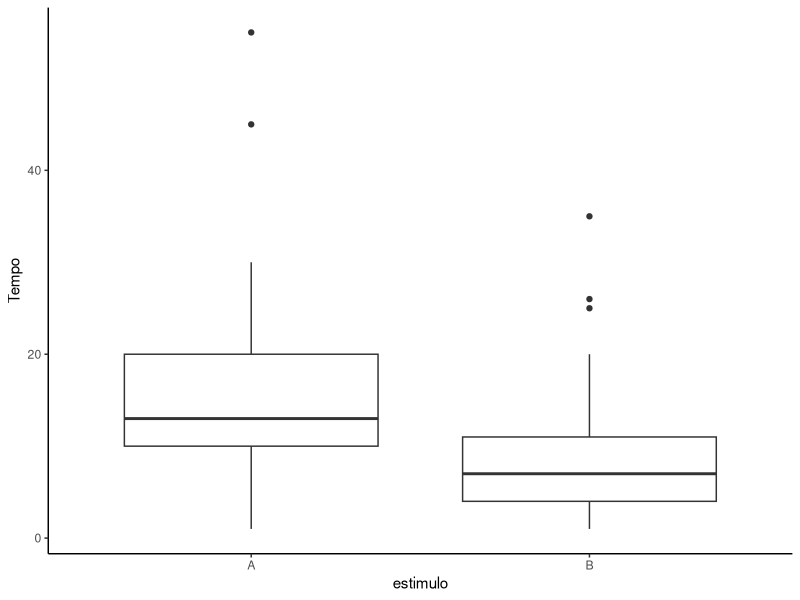

The R source for this figure:
library("tidyverse")
library("magrittr")
options(scipen=999)
#Primeira Lista de Exercícios

#Questão 5----------------------------------------------------------------

Empresa <- c(1:15)
Meses <- c(8,9,4,5,3,6,8,6,6,8,5,5,6,4,4)
Setor <- c("C","C","I","I","I","C","C",
           "I","I","C","C","I","C","I","I")
Tamanho <- c("G","M","G","M","M","P",
             "G","M","P","M","P","P","M","M","G")
df_empresa <- data.frame(Empresa,Meses,Setor,Tamanho)

# Q5b) 

df_empresa_Setor <- df_empresa %>% group_by(Setor) %>% 
  summarise('Média de Meses' = mean(Meses), 
            'Mediana de Meses' = median(Meses),
            'Desvio Padrão' = sd(Meses)
            )

print(df_empresa_Setor)

# Resposta: As empresas de comércio possuem média e mediana de quantidade
# de meses com crescimento  mais elevadas do que as empresas
# industriais.

#_______________________________________________________________#

# Q5c) Resposta: O grupo das empresas industriais são mais homogênios
# em relação ao número de meses com crescimento possuindo desvio
# padrão de 1,06 enquanto as empresas comérciais possuim um desvio 
# padrão de 1,46

#_______________________________________________________________#

#Q5d)

print(quantile(df_empresa$Meses))

# Resposta: O número máximo de meses apresentando crescimento é de 
# 4,5 meses para receber o incentivo. A medida descritiva que mostra
# essa informação são os quartis, mais especificamente o primeiro 
# quartil

#_______________________________________________________________#

#Q5e)

df_empresa_tamanho <- df_empresa %>% group_by(Tamanho) %>% 
  summarise('Média de Meses' = mean(Meses), 
            'Mediana de Meses' = median(Meses),
            'Desvio Padrão' = sd(Meses)
  )

print(df_empresa_tamanho)

# Resposta: A diferença de média e mediana não são tão expressivas
# Empresas grandes apresentam média de crescimento (6) ligeiramente
# maior porém o desvio padrão (2,31) é elevado. A quantidade de 
# meses de crescimento das empresas pequenas é mais consistente 
# apresentando média 6 e desvio padrão de 0,577

#_______________________________________________________________#

#Questão 6----------------------------------------------------------------

Cidade <- c("A","B","C","D","E","F","G","H","I","J")
Investimento <- c(26,16,14,10,19,15,19,16,19,18)
cidade_investimento <- data.frame(Cidade, Investimento)

#6a)

print(mean(cidade_investimento$Investimento))

#6b)

cidade_investimento$ProgramaEspecial <- cidade_investimento$Investimento < 
  mean(cidade_investimento$Investimento) - 2*sd(cidade_investimento$Investimento)

print(cidade_investimento)

# Resposta: Nenhuma cidade receberia o Programa Especial

cidade_investimento_sel <- cidade_investimento %>%
  filter(Investimento > mean(Investimento) - 2*sd(Investimento),
         Investimento < mean(Investimento) + 2*sd(Investimento))

mean(cidade_investimento_sel$Investimento)

# Resposta: O investimento básico será de 16,2. Uma das cidades (A) possui 
# investimento mais elevado do que a média mais dois desvios padrões, logo,
# ela ficou de fora do cálculo do investimento básico. Por isso este é menor do 
# a média original do investimento (17,2)

#Questão 7---------------------------------------------------------------

Ind <- c(1:20)
A <- c(55,2,13,11,23,2,15,12,14,28,12,45,19,30,16,12,7,13,1,7)
B <- c(20,7,6,5,3,25,5,3,3,10,8,5,1,35,9,8,12,2,26)

#Q7a)

Estimulo <- c("A","B")
Média <- c(mean(A), mean(B))
Mediana <- c(median(A), median(B))
Variância <- c(var(A), var(B))
'Desvio Padrão' <- c(sd(A), sd(B))

reacao_desc <- data.frame(Estimulo,Média,Mediana,Variância,`Desvio Padrão`)

print(reacao_desc)

#Resposta: O Estímulo B apresenta, na média, tempo de reação mais curto. Porém
# o desvio padrão do estímula A foi maior pois existem casos com tempode reação
# muito curto e outros muito longos.

#Q7b) 

theme_set(theme_classic())
B <- c(20,7,6,5,3,25,5,3,3,10,8,5,1,35,9,8,12,2,26,NA)
reacao <- data.frame(Ind,A,B)

long_reacao <- reacao %>% gather(estimulo, Tempo, A:B)

boxplot_reacao <- ggplot(long_reacao, aes(x = estimulo, y = Tempo)) +
  geom_boxplot()

boxplot_reacao

#Questão 8-----------------------------------------------------------------

fam <- c("A","B","C","D","E","F","G","H","I","J")
renda_sm <- c(12,16,18,20,28,30,40,48,50,54)
saude_perc <- c(7.2,7.4,7,6.5,6.6,6.7,6,5.6,6,5.5)

gasto_saude <- data.frame(fam,renda_sm,saude_perc)

#8a)
Var <- c("renda_sm","saude_perc")
Mean <- c(mean(gasto_saude$renda_sm), mean(gasto_saude$saude_perc))
dp <- c(sd(gasto_saude$renda_sm), sd(gasto_saude$saude_perc))

gasto_saude_desc <- data.frame(Var, Mean, dp)

print(gasto_saude_desc)

cov(gasto_saude$renda_sm, gasto_saude$saude_perc)
cor.test(gasto_saude$renda_sm, gasto_saude$saude_perc)

# Resposta: As variáveis renda e gasto com a saude apresentam uma correlação
# negativa de -0.94 o que indica que quanto maior a renda, menor a proporção de
# de gasto com saude. O resultado foi significativo a um p-valor < 0,000.

#Questão 9-------------------------------------------------------------------

aluno <- c("A","B","C","D","E","F","G","H","I")
P1 <- c(7.5,8.2,8.5,8.7,8.8,9.1,9.2,9.3,10)
P2 <- c(8.2,8.0,8.3,8.5,9.4,9.6,9.0,9.3,9.7)

notas <- data.frame(aluno,P1,P2)

#9a) e b)

cor.test(notas$P1, notas$P2)

# Resposta: A correlação foi positiva de 0,83 o que sugere que quanto melhor o 
# desempenho na primeira prova, melhor o desempenho na segunda. O resultado foi
# estatisticamente significante apresentando um p-valor < 0,01
